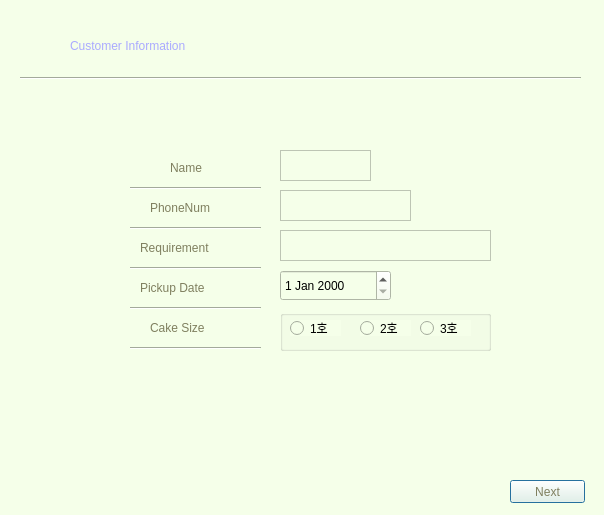
<?xml version="1.0" encoding="UTF-8"?>
<ui version="4.0">
 <class>customer_information</class>
 <widget class="QDialog" name="customer_information">
  <property name="geometry">
   <rect>
    <x>0</x>
    <y>0</y>
    <width>604</width>
    <height>515</height>
   </rect>
  </property>
  <property name="windowTitle">
   <string>Dialog</string>
  </property>
  <property name="styleSheet">
   <string notr="true">background-color: rgb(245, 255, 233);</string>
  </property>
  <widget class="QLabel" name="Name">
   <property name="geometry">
    <rect>
     <x>170</x>
     <y>160</y>
     <width>71</width>
     <height>16</height>
    </rect>
   </property>
   <property name="whatsThis">
    <string>&lt;html&gt;&lt;head/&gt;&lt;body&gt;&lt;p align=&quot;center&quot;&gt;&lt;br/&gt;&lt;/p&gt;&lt;/body&gt;&lt;/html&gt;</string>
   </property>
   <property name="styleSheet">
    <string notr="true">font: 87 13pt &quot;Bodoni MT Black&quot;;
color:rgb(127, 127, 95);</string>
   </property>
   <property name="text">
    <string>Name</string>
   </property>
  </widget>
  <widget class="QLabel" name="phonenum">
   <property name="geometry">
    <rect>
     <x>150</x>
     <y>200</y>
     <width>101</width>
     <height>16</height>
    </rect>
   </property>
   <property name="styleSheet">
    <string notr="true">font: 87 13pt &quot;Bodoni MT Black&quot;;
color:rgb(127, 127, 95);</string>
   </property>
   <property name="text">
    <string>PhoneNum</string>
   </property>
  </widget>
  <widget class="QLabel" name="require">
   <property name="geometry">
    <rect>
     <x>140</x>
     <y>240</y>
     <width>121</width>
     <height>16</height>
    </rect>
   </property>
   <property name="styleSheet">
    <string notr="true">font: 87 13pt &quot;Bodoni MT Black&quot;;
color:rgb(127, 127, 95);</string>
   </property>
   <property name="text">
    <string>Requirement</string>
   </property>
  </widget>
  <widget class="QLabel" name="date">
   <property name="geometry">
    <rect>
     <x>140</x>
     <y>280</y>
     <width>111</width>
     <height>16</height>
    </rect>
   </property>
   <property name="styleSheet">
    <string notr="true">font: 87 13pt &quot;Bodoni MT Black&quot;;
color:rgb(127, 127, 95);</string>
   </property>
   <property name="text">
    <string>Pickup Date</string>
   </property>
  </widget>
  <widget class="Line" name="line">
   <property name="geometry">
    <rect>
     <x>130</x>
     <y>180</y>
     <width>131</width>
     <height>16</height>
    </rect>
   </property>
   <property name="orientation">
    <enum>Qt::Horizontal</enum>
   </property>
  </widget>
  <widget class="Line" name="line_2">
   <property name="geometry">
    <rect>
     <x>130</x>
     <y>220</y>
     <width>131</width>
     <height>16</height>
    </rect>
   </property>
   <property name="orientation">
    <enum>Qt::Horizontal</enum>
   </property>
  </widget>
  <widget class="Line" name="line_3">
   <property name="geometry">
    <rect>
     <x>130</x>
     <y>260</y>
     <width>131</width>
     <height>16</height>
    </rect>
   </property>
   <property name="orientation">
    <enum>Qt::Horizontal</enum>
   </property>
  </widget>
  <widget class="Line" name="line_4">
   <property name="geometry">
    <rect>
     <x>130</x>
     <y>300</y>
     <width>131</width>
     <height>16</height>
    </rect>
   </property>
   <property name="orientation">
    <enum>Qt::Horizontal</enum>
   </property>
  </widget>
  <widget class="QLabel" name="size">
   <property name="geometry">
    <rect>
     <x>150</x>
     <y>320</y>
     <width>91</width>
     <height>16</height>
    </rect>
   </property>
   <property name="styleSheet">
    <string notr="true">font: 87 13pt &quot;Bodoni MT Black&quot;;
color:rgb(127, 127, 95);</string>
   </property>
   <property name="text">
    <string>Cake Size</string>
   </property>
  </widget>
  <widget class="Line" name="line_5">
   <property name="geometry">
    <rect>
     <x>130</x>
     <y>340</y>
     <width>131</width>
     <height>16</height>
    </rect>
   </property>
   <property name="orientation">
    <enum>Qt::Horizontal</enum>
   </property>
  </widget>
  <widget class="QDateEdit" name="date_input">
   <property name="geometry">
    <rect>
     <x>280</x>
     <y>270</y>
     <width>111</width>
     <height>31</height>
    </rect>
   </property>
   <property name="styleSheet">
    <string notr="true">font: 87 9pt &quot;Bodoni MT Black&quot;;
color:rgb(0, 0, 0);</string>
   </property>
  </widget>
  <widget class="QPushButton" name="pushButton">
   <property name="geometry">
    <rect>
     <x>510</x>
     <y>480</y>
     <width>75</width>
     <height>23</height>
    </rect>
   </property>
   <property name="styleSheet">
    <string notr="true">font: 87 9pt &quot;Bodoni MT Black&quot;;
color:rgb(127, 127, 95);</string>
   </property>
   <property name="text">
    <string>Next</string>
   </property>
  </widget>
  <widget class="QGroupBox" name="size_choice">
   <property name="geometry">
    <rect>
     <x>280</x>
     <y>310</y>
     <width>211</width>
     <height>41</height>
    </rect>
   </property>
   <property name="styleSheet">
    <string notr="true">font: 87 9pt &quot;Bodoni MT Black&quot;;
color:rgb(0, 0, 0);</string>
   </property>
   <property name="title">
    <string/>
   </property>
   <widget class="QRadioButton" name="rb1">
    <property name="geometry">
     <rect>
      <x>10</x>
      <y>10</y>
      <width>51</width>
      <height>16</height>
     </rect>
    </property>
    <property name="text">
     <string>1호</string>
    </property>
   </widget>
   <widget class="QRadioButton" name="rb2">
    <property name="geometry">
     <rect>
      <x>80</x>
      <y>10</y>
      <width>51</width>
      <height>16</height>
     </rect>
    </property>
    <property name="text">
     <string>2호</string>
    </property>
   </widget>
   <widget class="QRadioButton" name="rb3">
    <property name="geometry">
     <rect>
      <x>140</x>
      <y>10</y>
      <width>51</width>
      <height>16</height>
     </rect>
    </property>
    <property name="text">
     <string>3호</string>
    </property>
   </widget>
  </widget>
  <widget class="QLabel" name="title">
   <property name="geometry">
    <rect>
     <x>70</x>
     <y>30</y>
     <width>461</width>
     <height>31</height>
    </rect>
   </property>
   <property name="styleSheet">
    <string notr="true">color:rgb(170, 170, 255);
font: 87 30pt &quot;Bodoni MT Black&quot;;</string>
   </property>
   <property name="text">
    <string>Customer Information</string>
   </property>
  </widget>
  <widget class="QTextEdit" name="name_input">
   <property name="geometry">
    <rect>
     <x>280</x>
     <y>150</y>
     <width>91</width>
     <height>31</height>
    </rect>
   </property>
  </widget>
  <widget class="QTextEdit" name="phone_input">
   <property name="geometry">
    <rect>
     <x>280</x>
     <y>190</y>
     <width>131</width>
     <height>31</height>
    </rect>
   </property>
  </widget>
  <widget class="QTextEdit" name="require_input">
   <property name="geometry">
    <rect>
     <x>280</x>
     <y>230</y>
     <width>211</width>
     <height>31</height>
    </rect>
   </property>
  </widget>
  <widget class="Line" name="line_6">
   <property name="geometry">
    <rect>
     <x>20</x>
     <y>70</y>
     <width>561</width>
     <height>16</height>
    </rect>
   </property>
   <property name="orientation">
    <enum>Qt::Horizontal</enum>
   </property>
  </widget>
 </widget>
 <resources/>
 <connections/>
</ui>
